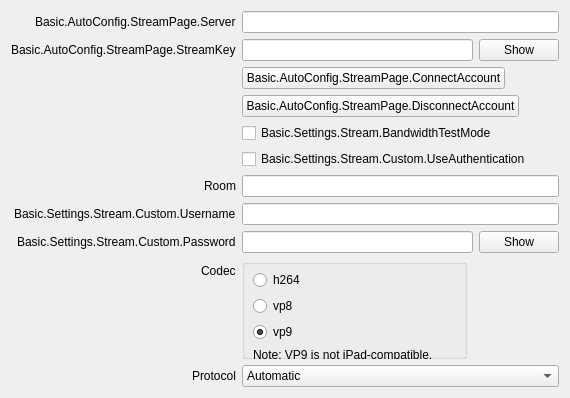
           <widget class="QWidget" name="streamKeyPage">
            <layout class="QFormLayout" name="streamkeyPageLayout">
             <property name="fieldGrowthPolicy">
              <enum>QFormLayout::AllNonFixedFieldsGrow</enum>
             </property>
             <property name="labelAlignment">
              <set>Qt::AlignRight|Qt::AlignTrailing|Qt::AlignVCenter</set>
             </property>
             <item row="0" column="0">
              <widget class="QLabel" name="serverLabel">
               <property name="text">
                <string>Basic.AutoConfig.StreamPage.Server</string>
               </property>
              </widget>
             </item>
             <item row="1" column="0">
              <widget class="QLabel" name="streamKeyLabel">
               <property name="text">
                <string>Basic.AutoConfig.StreamPage.StreamKey</string>
               </property>
               <property name="openExternalLinks">
                <bool>true</bool>
               </property>
               <property name="buddy">
                <cstring>key</cstring>
               </property>
              </widget>
             </item>
             <item row="1" column="1">
              <widget class="QWidget" name="streamKeyWidget" native="true">
               <layout class="QHBoxLayout" name="horizontalLayout_11">
                <property name="leftMargin">
                 <number>0</number>
                </property>
                <property name="topMargin">
                 <number>0</number>
                </property>
                <property name="rightMargin">
                 <number>0</number>
                </property>
                <property name="bottomMargin">
                 <number>0</number>
                </property>
                <item>
                 <widget class="QLineEdit" name="key">
                  <property name="inputMask">
                   <string notr="true"/>
                  </property>
                  <property name="text">
                   <string notr="true"/>
                  </property>
                  <property name="echoMode">
                   <enum>QLineEdit::Password</enum>
                  </property>
                 </widget>
                </item>
                <item>
                 <widget class="QPushButton" name="show">
                  <property name="text">
                   <string>Show</string>
                  </property>
                 </widget>
                </item>
               </layout>
              </widget>
             </item>
             <item row="2" column="0">
              <spacer name="horizontalSpacer_18">
               <property name="orientation">
                <enum>Qt::Horizontal</enum>
               </property>
               <property name="sizeHint" stdset="0">
                <size>
                 <width>170</width>
                 <height>8</height>
                </size>
               </property>
              </spacer>
             </item>
             <item row="2" column="1">
              <layout class="QHBoxLayout" name="horizontalLayout_15">
               <item>
                <widget class="QPushButton" name="connectAccount2">
                 <property name="text">
                  <string>Basic.AutoConfig.StreamPage.ConnectAccount</string>
                 </property>
                </widget>
               </item>
               <item>
                <spacer name="horizontalSpacer_19">
                 <property name="orientation">
                  <enum>Qt::Horizontal</enum>
                 </property>
                 <property name="sizeHint" stdset="0">
                  <size>
                   <width>40</width>
                   <height>20</height>
                  </size>
                 </property>
                </spacer>
               </item>
              </layout>
             </item>
             <item row="3" column="1">
              <layout class="QHBoxLayout" name="horizontalLayout_23">
               <item>
                <widget class="QPushButton" name="disconnectAccount">
                 <property name="text">
                  <string>Basic.AutoConfig.StreamPage.DisconnectAccount</string>
                 </property>
                </widget>
               </item>
               <item>
                <spacer name="horizontalSpacer_24">
                 <property name="orientation">
                  <enum>Qt::Horizontal</enum>
                 </property>
                 <property name="sizeHint" stdset="0">
                  <size>
                   <width>40</width>
                   <height>20</height>
                  </size>
                 </property>
                </spacer>
               </item>
              </layout>
             </item>
             <item row="4" column="1">
              <widget class="QCheckBox" name="bandwidthTestEnable">
               <property name="text">
                <string>Basic.Settings.Stream.BandwidthTestMode</string>
               </property>
              </widget>
             </item>
             <item row="5" column="1">
              <widget class="QCheckBox" name="useAuth">
               <property name="text">
                <string>Basic.Settings.Stream.Custom.UseAuthentication</string>
               </property>
              </widget>
             </item>
             <item row="6" column="0">
              <widget class="QLabel" name="roomLabel">
               <property name="text">
                <string>Room</string>
               </property>
               <property name="buddy">
                <cstring>room</cstring>
               </property>
              </widget>
             </item>
             <item row="6" column="1">
              <widget class="QLineEdit" name="room"/>
             </item>
             <item row="7" column="0">
              <widget class="QLabel" name="authUsernameLabel">
               <property name="text">
                <string>Basic.Settings.Stream.Custom.Username</string>
               </property>
               <property name="buddy">
                <cstring>authUsername</cstring>
               </property>
              </widget>
             </item>
             <item row="7" column="1">
              <widget class="QLineEdit" name="authUsername"/>
             </item>
             <item row="8" column="0">
              <widget class="QLabel" name="authPwLabel">
               <property name="text">
                <string>Basic.Settings.Stream.Custom.Password</string>
               </property>
               <property name="buddy">
                <cstring>authPw</cstring>
               </property>
              </widget>
             </item>
             <item row="8" column="1">
              <widget class="QWidget" name="authPwWidget" native="true">
               <layout class="QHBoxLayout" name="horizontalLayout_25">
                <property name="leftMargin">
                 <number>0</number>
                </property>
                <property name="topMargin">
                 <number>0</number>
                </property>
                <property name="rightMargin">
                 <number>0</number>
                </property>
                <property name="bottomMargin">
                 <number>0</number>
                </property>
                <item>
                 <widget class="QLineEdit" name="authPw">
                  <property name="echoMode">
                   <enum>QLineEdit::Password</enum>
                  </property>
                 </widget>
                </item>
                <item>
                 <widget class="QPushButton" name="authPwShow">
                  <property name="text">
                   <string>Show</string>
                  </property>
                 </widget>
                </item>
               </layout>
              </widget>
             </item>
             <item row="9" column="1">
              <widget class="QGroupBox" name="codecGroupBox">
               <property name="sizePolicy">
                <sizepolicy hsizetype="Fixed" vsizetype="Fixed">
                 <horstretch>0</horstretch>
                 <verstretch>0</verstretch>
                </sizepolicy>
               </property>
               <property name="minimumSize">
                <size>
                 <width>225</width>
                 <height>100</height>
                </size>
               </property>
               <property name="title">
                <string/>
               </property>
               <widget class="QWidget" name="verticalLayoutWidget">
                <property name="geometry">
                 <rect>
                  <x>10</x>
                  <y>10</y>
                  <width>206</width>
                  <height>81</height>
                 </rect>
                </property>
                <layout class="QVBoxLayout" name="verticalLayout_7">
                 <property name="sizeConstraint">
                  <enum>QLayout::SetFixedSize</enum>
                 </property>
                 <property name="leftMargin">
                  <number>1</number>
                 </property>
                 <property name="topMargin">
                  <number>1</number>
                 </property>
                 <property name="rightMargin">
                  <number>1</number>
                 </property>
                 <property name="bottomMargin">
                  <number>1</number>
                 </property>
                 <item>
                  <widget class="QRadioButton" name="h264RadioButton">
                   <property name="text">
                    <string>h264</string>
                   </property>
                   <attribute name="buttonGroup">
                    <string notr="true">codecButtonGroup</string>
                   </attribute>
                  </widget>
                 </item>
                 <item>
                  <widget class="QRadioButton" name="vp8RadioButton">
                   <property name="text">
                    <string>vp8</string>
                   </property>
                   <attribute name="buttonGroup">
                    <string notr="true">codecButtonGroup</string>
                   </attribute>
                  </widget>
                 </item>
                 <item>
                  <widget class="QRadioButton" name="vp9RadioButton">
                   <property name="text">
                    <string>vp9</string>
                   </property>
                   <property name="checked">
                    <bool>true</bool>
                   </property>
                   <attribute name="buttonGroup">
                    <string notr="true">codecButtonGroup</string>
                   </attribute>
                  </widget>
                 </item>
                 <item>
                  <widget class="QLabel" name="vp9WarnLabel">
                   <property name="enabled">
                    <bool>true</bool>
                   </property>
                   <property name="text">
                    <string>Note: VP9 is not iPad-compatible.</string>
                   </property>
                  </widget>
                 </item>
                </layout>
               </widget>
              </widget>
             </item>
             <item row="10" column="0">
              <widget class="QLabel" name="streamProtocolLabel">
               <property name="text">
                <string>Protocol</string>
               </property>
               <property name="buddy">
                <cstring>streamProtocol</cstring>
               </property>
              </widget>
             </item>
             <item row="10" column="1">
              <widget class="QComboBox" name="streamProtocol">
               <property name="currentIndex">
                <number>0</number>
               </property>
               <item>
                <property name="text">
                 <string>Automatic</string>
                </property>
               </item>
               <item>
                <property name="text">
                 <string>UDP</string>
                </property>
               </item>
               <item>
                <property name="text">
                 <string>TCP</string>
                </property>
               </item>
              </widget>
             </item>
             <item row="9" column="0">
              <widget class="QLabel" name="codecLabel">
               <property name="text">
                <string>Codec</string>
               </property>
              </widget>
             </item>
             <item row="0" column="1">
              <widget class="QLineEdit" name="serverName"/>
             </item>
            </layout>
           </widget>
